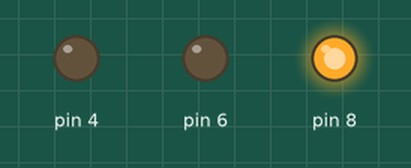
Bench run of a sketch on a simulated Arduino Uno, built with avr-gcc and run on an emulated ATmega328P. Parts: output pins drawn as LEDs (lit = HIGH). What the sketch prints to the serial monitor is not drawn.

Above: at 3.2 s.
At 4.7 s:
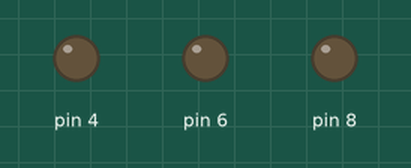
Timing chart, 0 to 6.0 s (numbered marks = the images above):
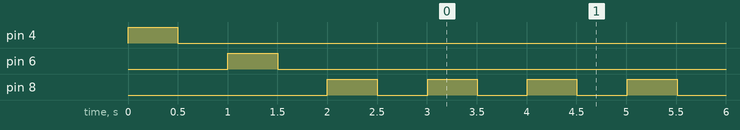

Measured:
- by itself, pin 8: alternates HIGH for 0.50 s and LOW for 0.50 s

The sketch:

GeneratorECM_v1_4.ino
```cpp
// Generator mesaje CAN Logan
// pt Cluster Instrumente de bord
// v1_4
//
// + toate pachetele CAN
// + variatie rpm,
// - viteza nu functioneaza


#include <SPI.h>
#include <mcp_can.h>

// RPM
byte MSGx001[8] = {0x01, 0x23, 0x45, 0x67, 0x89, 0xAB, 0xCD, 0xEF};

// TimeOut = 10 ms
byte MSGx186[7] = {0x24, 0xC0, 0x31, 0x93, 0x1D, 0x00, 0x21};
//byte MSGx186[7] = {0x24, 0xC0, 0x00, 0x00, 0x00, 0x00, 0x00};
byte MSGx189[8] = {0x31, 0xD3, 0x1C, 0x38, 0x81, 0xCA, 0x00, 0x00};
byte MSGx18A[6] = {0x31, 0xD8, 0x00, 0x06, 0xA0, 0x04};

//byte MSGx1F6[8] = {0x00, 0x20, 0x80, 0x32, 0x80, 0x03, 0x0D, 0xFE};
byte MSGx1F6[8] = {0x00, 0x20, 0x00, 0x00, 0x00, 0x00, 0x00, 0x00};

// TimeOut = 20 ms
byte MSGx217[8] = {0x2D, 0x0D, 0x06, 0x00, 0x00, 0x00, 0x00, 0x60};
byte MSGx2A9[1] = {0x9C};
byte MSGx2C6[6] = {0xFF, 0xFF, 0xFF, 0xFF, 0xFF, 0xFF};
byte MSGx29A[8] = {0x06, 0xE0, 0x06, 0xF7, 0x03, 0x5A, 0x08, 0xB7};
byte MSGx29C[8] = {0x06, 0xF7, 0x06, 0xDB, 0xFF, 0xFF, 0xFF, 0xFF};

// TimeOut = 100 ms
byte MSGx41A[8] = {0x10, 0x10, 0x00, 0x00, 0x00, 0x00, 0x00, 0x00};
byte MSGx41D[4] = {0xF1, 0x21, 0x33, 0x90};
byte MSGx500[5] = {0x02, 0xAE, 0x2A, 0x93, 0x91};
byte MSGx511[7] = {0x00, 0x37, 0xB7, 0x7E, 0x44, 0xCC, 0xBD};

byte MSGx354[8] = {0x03, 0x5A, 0x00, 0x00, 0x00, 0x00, 0x00, 0x00};       // viteza vehicul

//byte MSGx5DA[8] = {0x48, 0x92, 0x00, 0x00, 0xC3, 0x61, 0x12, 0x20};
byte MSGx5DA[8] = {0x35, 0x00, 0x00, 0x00, 0x00, 0x00, 0x00, 0x00};       // temp motor
byte MSGx5DE[8] = {0x35, 0x00, 0x00, 0x00, 0x00, 0x00, 0x00, 0x00};       // LEDURI

byte MSGx648[8] = {0x00, 0x00, 0x00, 0x7E, 0xFC, 0x7E, 0xC8, 0x00};
byte MSGx65C[3] = {0x78, 0x99, 0x40};
byte MSGx66A[8] = {0x27, 0xFF, 0x00, 0xE4, 0xE4, 0xC0, 0x00, 0x00};

const int CS_PIN = 10;

long int CurrentTime;
long int LastTime1;
long int LastTime2;
long int LastTime3;
long int LastTime4;

MCP_CAN CAN0(CS_PIN);

long int rpm=0;
long int vss=0;
int j=0;
int stare=0;

void setup()
{
  pinMode(4, OUTPUT);
  digitalWrite(4, HIGH); delay(500); digitalWrite(4, LOW); delay(500);
  pinMode(6, OUTPUT);
  digitalWrite(6, HIGH); delay(500); digitalWrite(6, LOW); delay(500);
  pinMode(8, OUTPUT);
  digitalWrite(8, HIGH); delay(500); digitalWrite(8, LOW); delay(500);

  Serial.begin(115200);

  while (CAN_OK != CAN0.begin(MCP_ANY, CAN_500KBPS, MCP_8MHZ))
  {
    delay(100);
  }
  CAN0.setMode(MCP_NORMAL);
  Serial.print("CAN controller initializat!");

}


void loop()
{
  CurrentTime = millis();

//  j++;
//  if (j>5)
//    {
//      if (rpm<55000) rpm++;
//      else rpm=0;
//      if (vss<2000) vss++;
//      else vss=0;
//      j=0;
//    }

  if (CurrentTime - LastTime1 >= 10)
  {
    CAN0.sendMsgBuf(0x001, 0, 8, MSGx001);  // mesaj propriu
    delay(1);

    if (rpm > 6000) rpm=0;
    MSGx186[0] = (rpm*10) >> 8;
    MSGx186[1] = (rpm*10) & 0xFF;
    byte status = CAN0.sendMsgBuf(0x186, 0, 7, MSGx186);

    Serial.print("Trimitere 0x186: ");
    if (status == CAN_OK) {
        Serial.println("OK");
    } else {
        Serial.print("EROARE ");
        Serial.println(status);
    }  // rpm motor
    rpm = rpm + 5;
    delay(1);

//    CAN0.sendMsgBuf(0x189, 0, 8, MSGx189);
//    delay(1);
//    CAN0.sendMsgBuf(0x18A, 0, 6, MSGx18A);
//    delay(1);

    CAN0.sendMsgBuf(0x1F6, 0, 8, MSGx1F6);  // motor pornit
    delay(1);

    LastTime1 = CurrentTime;
  } // end TimeOut = 10 ms


  if (CurrentTime - LastTime2 >= 50)
  {
//    CAN0.sendMsgBuf(0x217, 0, 8, MSGx217);
//    delay(1);
//    CAN0.sendMsgBuf(0x2A9, 0, 1, MSGx2A9);
//    delay(1);
//    CAN0.sendMsgBuf(0x2C6, 0, 6, MSGx2C6);
//    delay(1);

    CAN0.sendMsgBuf(0x29A, 0, 8, MSGx29A);
    delay(1);
    CAN0.sendMsgBuf(0x29C, 0, 8, MSGx29C);
    delay(1);

    if (vss > 200) vss = 0;
    MSGx354[0] = (vss*100) >> 8 ;
    MSGx354[1] = (vss*100) & 0xFF;
    CAN0.sendMsgBuf(0x354, 0, 8, MSGx354);      // vss
    vss++;
    delay(1);

    MSGx5DE[0] = vss;
    CAN0.sendMsgBuf(0x5DE, 0, 8, MSGx5DE);      // leduri
    delay(1);

    LastTime2 = CurrentTime;
  } // end TimeOut = 50 ms


  if (CurrentTime - LastTime3 >= 100)
  {
//    CAN0.sendMsgBuf(0x41A, 0, 8, MSGx41A);
//    delay(1);
//    CAN0.sendMsgBuf(0x41D, 0, 4, MSGx41D);
//    delay(1);
//    CAN0.sendMsgBuf(0x500, 0, 5, MSGx500);
//    delay(1);
//    CAN0.sendMsgBuf(0x511, 0, 7, MSGx511);
//    delay(1);
//
    CAN0.sendMsgBuf(0x5DA, 0, 8, MSGx5DA); // temp motor
    delay(1);
//
//    CAN0.sendMsgBuf(0x648, 0, 8, MSGx648);
//    delay(1);
//    CAN0.sendMsgBuf(0x65C, 0, 3, MSGx65C);
//    delay(1);
//    CAN0.sendMsgBuf(0x66A, 0, 8, MSGx66A);
//    delay(1);
    LastTime3 = CurrentTime;
  }  // end TimeOut = 100 ms


  if (CurrentTime - LastTime4 >= 500)
  {
    if (stare==0)
    {
      digitalWrite(8, HIGH); // LED D8 este aprins
      stare = 1;
    }
    else
    {
      digitalWrite(8, LOW); // LED D8 este stins
      stare = 0;
    }

    Serial.print("RPM = ");
    Serial.println(rpm);

    LastTime4 = CurrentTime;
  }

} // end loop()
```
